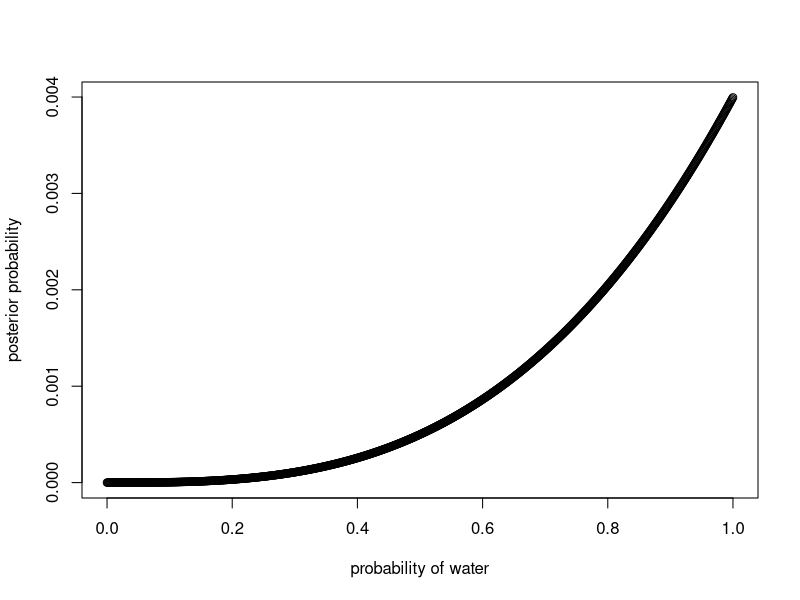
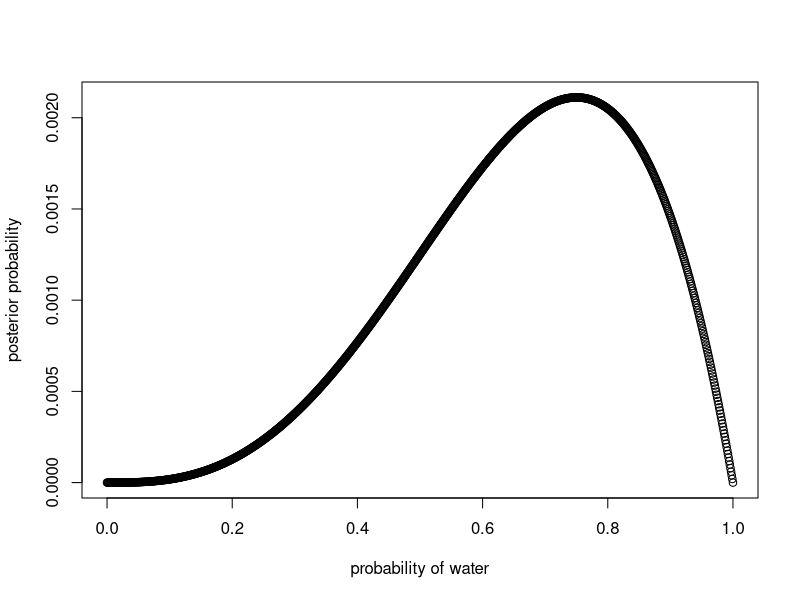
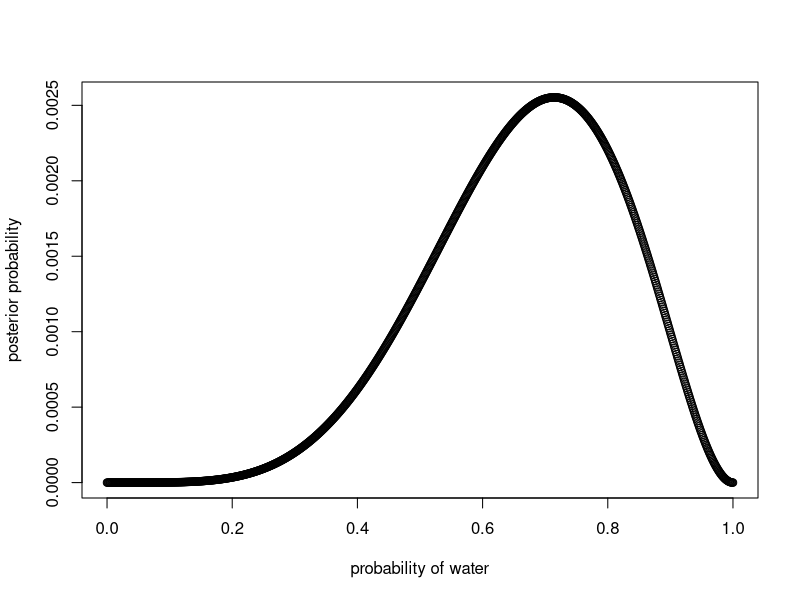

Write the R code that produced these figures, in order.
## ---- chunk 1

## ---- chunk 2
# making a thousand numbers evenly spaced from 0 to 1
p_grid <- seq( from=0 , to=1 , length.out=1000 )
# making the prior - they are all 1
prob_p <- rep( 1 , 1000 )
# using binomial sampling formula, number of water samples, total samples and the p_grid
prob_data <- dbinom( 3 , size=3 , prob=p_grid )
# multiplying the prior and the sample to get posterior
posterior <- prob_data * prob_p
# normalize to make it into a probability distribution
posterior <- posterior / sum(posterior)
# plotting
plot( p_grid , posterior , type="b" ,
    xlab="probability of water" , ylab="posterior probability" )
## ---- chunk 3
p_grid <- seq( from=0 , to=1 , length.out=1000 )
prob_p <- rep( 1 , 1000 )
prob_data <- dbinom( 3 , size=4 , prob=p_grid )
posterior <- prob_data * prob_p
posterior <- posterior / sum(posterior)
plot( p_grid , posterior , type="b" ,
    xlab="probability of water" , ylab="posterior probability" )
## ---- chunk 4
p_grid <- seq( from=0 , to=1 , length.out=1000 )
prob_p <- rep( 1 , 1000 )
prob_data <- dbinom( 5 , size=7 , prob=p_grid )
posterior <- prob_data * prob_p
posterior <- posterior / sum(posterior)
plot( p_grid , posterior , type="b" ,
    xlab="probability of water" , ylab="posterior probability" )
